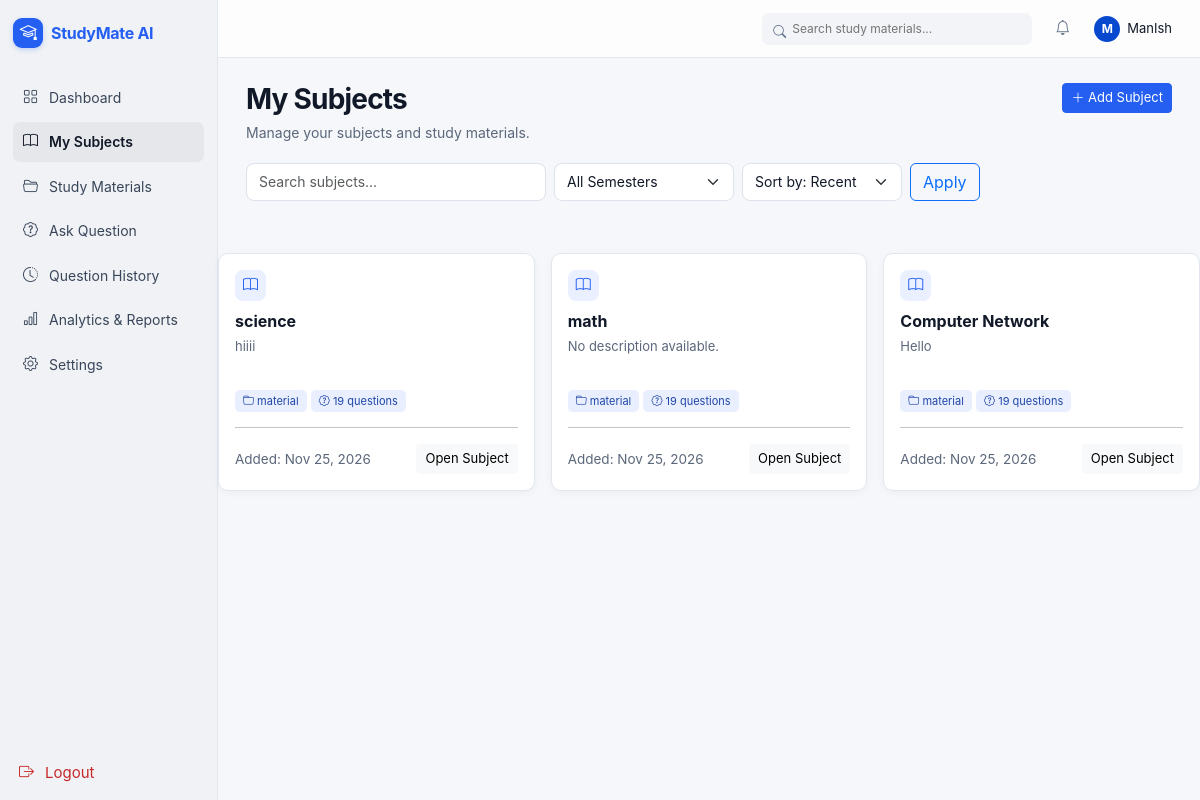
Page /subjects/ (signed in) on the committed database.
### study_mate/models.py (models this page shows, shortened)
class Subject(models.Model):
    SEMESTER_CHOICES = [("Winter", "Winter"), ("Summer", "Summer")]
    user=models.ForeignKey(
        User,
        on_delete=models.CASCADE,
        related_name="subjects",
    )
    name=models.CharField(max_length=100)
    description=models.TextField(blank=True)
    semester=models.CharField(max_length=30,
                              choices=SEMESTER_CHOICES,
                              default="Winter")
    created_at=models.DateTimeField(auto_now_add=True)
    class Meta:
        ordering=["-created_at"]
        constraints=[
            models.UniqueConstraint(fields=["user", "name"],
                                    name="unique_subject_per_user")
        ]

### study_mate/views.py (the view)
# urls.py: path("subjects/",views.subjects_view,name="subjects"),
@login_required(login_url='login')
def subjects_view(request):
    subjects = Subject.objects.filter(user=request.user)
    search_query = request.GET.get("q", "").strip()
    if search_query:
        subjects = subjects.filter(
            Q(name__icontains=search_query) |
            Q(description__icontains=search_query)
        )
    semester = request.GET.get("semester", "")
    if semester in ["winter", "summer"]:
        subjects = subjects.filter(semester__iexact=semester)
    sort = request.GET.get("sort", "recent")
    if sort == "name":
        subjects = subjects.order_by("name")
    else:
        subjects = subjects.order_by("-created_at")
    if request.method == "POST":
        form = SubjectForm(request.POST)
        if form.is_valid():
            subject_name = form.cleaned_data["name"]
            if Subject.objects.filter(user=request.user, name__iexact=subject_name).exists():
                messages.error(request, "You already have a subject with this name.")
            else:
                subject = form.save(commit=False)
                subject.user = request.user
                subject.save()
                messages.success(request, "Subject added successfully.")
                return redirect("subjects")
    else:
        form = SubjectForm()
    context = {
            "subjects": subjects,
            "form": form,
            "search_query": search_query,
            "selected_semester": semester,
            "sort": sort,
                    }
    return render(request, "study_mate/subjects.html", context)

### study_mate/forms.py (shortened to what this page needs)
class SubjectForm(forms.ModelForm):
    class Meta:
        model = Subject
        fields = ['name', 'description', 'semester',]
        widgets = {
            "name": forms.TextInput(attrs=
                                    {"class": "form-control",
                                    "placeholder": "e.g. Computer Networks"}),
            "description": forms.Textarea(attrs=
                                    {"class": "form-control",
                                     "placeholder": "Enter subject description here",
                                     "rows": 3}),
            "semester": forms.Select(attrs={"class": "form-select"}),
        }

### templates/study_mate/subjects.html (shortened to what this page needs)
{% load static %}
<!doctype html>
<html lang="en">
<head>
  <link href="https://cdn.jsdelivr.net/npm/bootstrap@5.3.3/dist/css/bootstrap.min.css" rel="stylesheet" />
  <link href="https://cdn.jsdelivr.net/npm/bootstrap-icons@1.11.3/font/bootstrap-icons.min.css" rel="stylesheet" />
  <link href="{% static 'css/styles.css' %}" rel="stylesheet" />
</head>
<body>
  <div class="app-shell">
    <aside class="sidebar">
      <div class="sidebar-top">
        <a class="brand" href="{% url 'dashboard' %}"><span class="brand-mark"><i
              class="bi bi-mortarboard"></i></span>StudyMate AI</a>
      </div>
      <nav class="side-nav">
        <a href="{% url 'dashboard' %}"><i class="bi bi-grid"></i>Dashboard</a><a class="active"
          href="{% url 'subjects' %}"><i class="bi bi-book"></i>My Subjects</a><a href="{% url 'upload' %}"><i
            class="bi bi-folder2-open"></i>Study Materials</a><a href="ask.html"><i class="bi bi-patch-question"></i>Ask
          Question</a><a href="history.html"><i class="bi bi-clock-history"></i>Question History</a><a
          href="analytics.html"><i class="bi bi-bar-chart"></i>Analytics &amp; Reports</a><a href="settings.html"><i
            class="bi bi-gear"></i>Settings</a>
      </nav>
      <form action="{% url 'logout' %}" method="POST" class="logout-form">
        <button class="side-nav logout-link" type="submit">
          <i class="bi bi-box-arrow-right"></i>Logout
        </button>
      </form>
    </aside>
    <main class="app-main">
      <header class="topbar">
        <label class="top-search"><i class="bi bi-search"></i><input placeholder="Search study materials..."
            aria-label="Search study materials" /></label><button class="icon-button" aria-label="Notifications">
          <i class="bi bi-bell"></i></button><button class="btn profile-button p-0">
          <span class="avatar">{{request.user.first_name|default:request.user.username|first|upper}}</span><span
            class="profile-name">{{request.user.first_name|default:request.user.username}}</span>
        </button>
      </header>
      <div class="page-content">
        <div class="page-heading">
          <div>
            <h1>My Subjects</h1>
            <p>Manage your subjects and study materials.</p>
          </div>
          <button class="btn btn-primary btn-sm" data-bs-toggle="modal" data-bs-target="#subjectModal">
            <i class="bi bi-plus-lg"></i> Add Subject
          </button>
        </div>
        <form action="{% url 'subjects' %}" method="GET" class="d-flex gap-2 mb-3 flex-wrap">
          <input type="text" class="form-control" name="q" style="max-width: 300px" placeholder="Search subjects..."
            value="{{search_query}}" />
          <select class="form-select" name="semester" style="max-width: 180px">
            <option value="">All Semesters</option>
          </select>
          <select class="form-select" name="sort" style="max-width: 160px">
            <option value="recent" {% if sort == "recent" %}selected{% endif %}>Sort by: Recent</option>
          </select>
          <button class="btn btn-outline-primary" type="submit">Apply</button>
        </form>
      </div>
      <div class="row g-3">
        {% for subject in subjects %}
        <div class="col-md-6 col-xl-4 subject-item">
          <article class="subject-card">
            <span class="stat-icon"><i class="bi bi-book"></i></span>
            <h3>{{subject.name}}</h3>
            <p>
              {{subject.description|default:"No description available."}}
            </p>
            <span class="badge-soft"><i class="bi bi-folder"></i> material</span>
            <span class="badge-soft"><i class="bi bi-patch-question"></i> 19 questions</span>
            <hr />
            <div class="d-flex justify-content-between align-items-center">
              <small class="small-muted">Added: {{subject.created_at|date:"M d, Y"}} </small>
              <a class="btn btn-light btn-sm" href="{% url 'subject_detail' subject.id %}">Open Subject</a>
            </div>
          </article>
        </div>
        {% endfor %}
      </div>
  </div>
</body>
</html>

### static/css/styles.css (style rules this page uses)
:root { --sm-blue: #245ff2; --sm-blue-dark: #0649cf; --sm-ink: #111827; --sm-muted: #5b677a; --sm-border: #e1e6ef; --sm-bg: #f5f7fa; --sm-sidebar: #f0f2f5; --sm-shadow: 0 2px 8px rgba(20, 42, 75, .04); }
* { box-sizing: border-box; }
body { margin: 0; color: var(--sm-ink); background: var(--sm-bg); font-family: Inter, ui-sans-serif, system-ui, -apple-system, "Segoe UI", sans-serif; font-size: 15px; }
small, .small { font-size: .9em; }
a { color: var(--sm-blue); text-decoration: none; }
button, input, select, textarea { font: inherit; }
.btn-primary { --bs-btn-bg: var(--sm-blue); --bs-btn-border-color: var(--sm-blue); --bs-btn-hover-bg: var(--sm-blue-dark); --bs-btn-hover-border-color: var(--sm-blue-dark); --bs-btn-active-bg: var(--sm-blue-dark); --bs-btn-active-border-color: var(--sm-blue-dark); }
.btn-sm { font-size: 13px; }
.form-control, .form-select { border-color: #dce3ed; border-radius: 8px; color: var(--sm-ink); font-size: 14px; }
.text-muted, .small-muted { color: var(--sm-muted) !important; }
.app-shell { min-height: 100vh; display: flex; }
.sidebar { width: 218px; min-width: 218px; background: var(--sm-sidebar); border-right: 1px solid var(--sm-border); display: flex; flex-direction: column; padding: 18px 13px 15px; }
.brand { display: inline-flex; align-items: center; gap: 8px; color: var(--sm-blue); font-weight: 750; font-size: 16px; letter-spacing: -.3px; }
.logout-link { align-items: left; width: 100%; border: none; background: transparent; text-align: left; font: inherit; cursor: pointer; }
.logout-form { margin-top: auto; width: 100%; }
.brand-mark { width: 30px; height: 30px; display: inline-grid; place-items: center; border-radius: 9px; color: white; background: var(--sm-blue); box-shadow: 0 2px 5px rgba(36, 95, 242, .22); }
.brand-mark i { font-size: 17px; }
.side-nav { display: grid; gap: 4px; margin-top: 29px; }
.side-nav a { display: flex; align-items: center; gap: 10px; color: #39465a; border-radius: 7px; padding: 9px 10px; font-size: 14px; transition: background .15s, color .15s; }
.side-nav a i { width: 16px; font-size: 15px; }
.side-nav a:hover, .side-nav a.active { color: var(--sm-ink); background: #e5e7eb; }
.side-nav a.active { font-weight: 600; }
.logout-link { display: flex !important; align-items: center; gap: 10px; margin-top: auto; color: #c62828 !important; }
.logout-link i { width: 16px; }
.app-main { min-width: 0; flex: 1; }
.topbar { height: 58px; padding: 0 27px; display: flex; align-items: center; justify-content: flex-end; gap: 18px; background: rgba(255, 255, 255, .82); border-bottom: 1px solid var(--sm-border); }
.top-search { width: min(270px, 38vw); position: relative; }
.top-search i { position: absolute; left: 11px; top: 10px; color: #64748b; font-size: 13px; }
.top-search input { width: 100%; height: 32px; border: 0; border-radius: 7px; background: #f2f4f7; padding: 0 12px 0 30px; font-size: 12px; outline: none; }
.icon-button { border: 0; background: transparent; color: #66748a; padding: 5px; }
.profile-button { display: flex; align-items: center; gap: 7px; color: var(--sm-ink); font-size: 13px; }
.avatar { width: 26px; height: 26px; display: inline-grid; place-items: center; border-radius: 50%; background: var(--sm-blue-dark); color: #fff; font-size: 12px; font-weight: 700; }
.page-content { max-width: 1440px; margin: 0 auto; padding: 25px 28px 36px; }
.page-heading { display: flex; align-items: flex-start; justify-content: space-between; gap: 15px; margin-bottom: 20px; }
.page-heading h1 { font-size: 28px; letter-spacing: -.8px; font-weight: 720; margin: 0 0 5px; }
.page-heading p { color: var(--sm-muted); margin: 0; font-size: 14px; }
.panel, .stat-card, .subject-card { background: #fff; border: 1px solid var(--sm-border); border-radius: 10px; box-shadow: var(--sm-shadow); }
.stat-icon { width: 31px; height: 31px; display: inline-grid; place-items: center; border-radius: 8px; background: #eaf0ff; color: var(--sm-blue); }
.badge-soft { color: #2047a7; background: #e9efff; border-radius: 5px; padding: 4px 8px; font-size: 11px; }
.subject-card { padding: 16px; height: 100%; transition: transform .15s, box-shadow .15s; }
.subject-card h3 { font-size: 16px; font-weight: 650; margin: 11px 0 6px; }
.subject-card p { color: var(--sm-muted); font-size: 13px; min-height: 40px; margin-bottom: 12px; }

### rows in the picture
Subject: name "science", description "hiiii", created_at "Nov 25, 2026"
Subject: name "math", description "No description available.", created_at "Nov 25, 2026"
Subject: name "Computer Network", description "Hello", created_at "Nov 25, 2026"

### other values in the picture
{{ request.user.first_name|default:request.user.username|first|upper }} "M"
{{ request.user.first_name|default:request.user.username }} "ManIsh"
